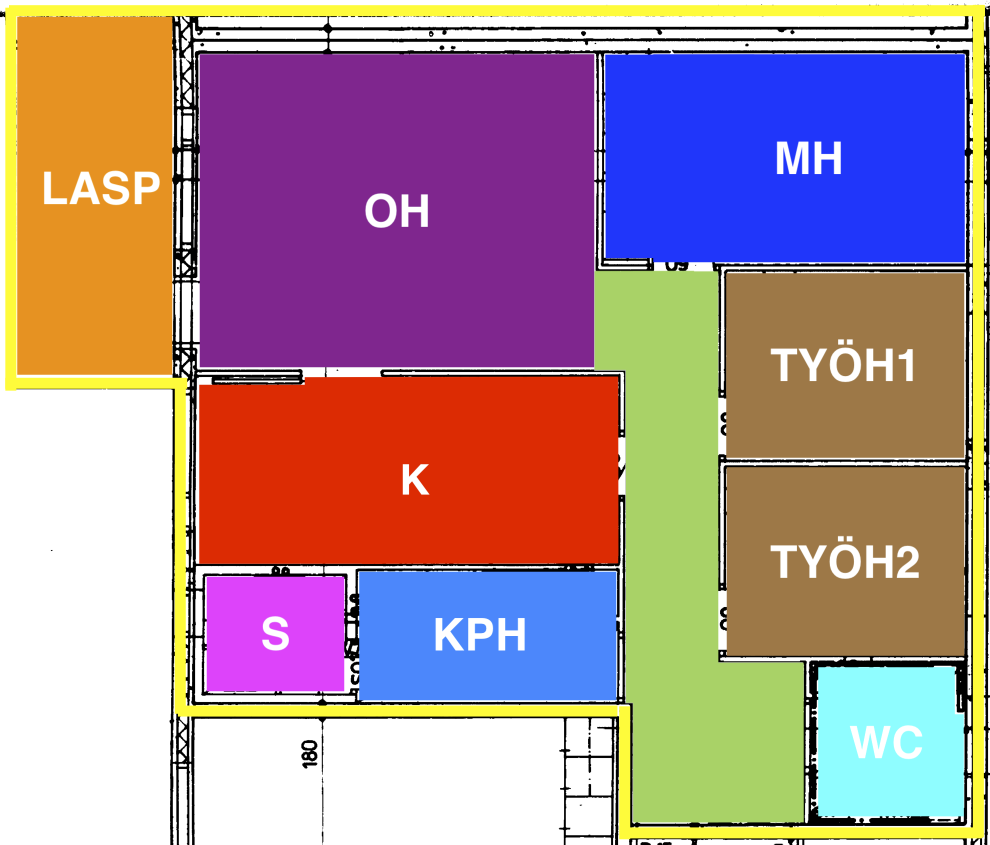
#> input picture outputs/floorplan-scanned-apartment-room-names_processed.png, 1980 x 1689 px (shown at 1/2 size)
$ python measure_180.py
#> lines starting #> are read from the running program, lines starting #| are printed output that depends on the picture; after the words box and inside, x2 and y2 are one past the last pixel; in counts of white or black regions, pixels touching at a corner belong together
#!/usr/bin/env python3
"""Measure the '180' dimension to determine scale."""

import cv2
import numpy as np


def analyze_hallway_dimension(image_path: str) -> float:
    """Analyze the hallway dimension marked as '180'.

    By visual inspection of the floor plan:
    - The '180' text is located at the bottom of the apartment
    - It appears to mark a vertical dimension (height of a section)
    - Looking at the hallway (ET - green/yellow), the dimension seems to mark
      the distance between two horizontal wall lines

    Args:
        image_path: Path to the processed floor plan

    Returns:
        Estimated mm_per_pixel scale
    """
    img = cv2.imread(image_path)
    if img is None:
        raise ValueError(f"Could not load: {image_path}")

    h, w, _ = img.shape

    print("🔍 Analyzing the '180' dimension marking...")
    print(f"   Image size: {w}x{h} pixels")
    print()

    # The "180" text is in the bottom portion of the image
    # Let's analyze the bottom 15% where the hallway (yellow/green) is

    # Extract the hallway color (green/yellow) to find its extent
    # Hallway color from our segmentation: (169, 210, 103) RGB = (103, 210, 169) BGR
    hallway_bgr = np.array([103, 210, 169])

    # Create mask for hallway
    lower = hallway_bgr - 30
    upper = hallway_bgr + 30
    hallway_mask = cv2.inRange(img, lower, upper)

    print("   Searching for hallway (ET) region...")

    # Find hallway contours
    contours, _ = cv2.findContours(hallway_mask, cv2.RETR_EXTERNAL, cv2.CHAIN_APPROX_SIMPLE)

    if not contours:
        print("   ❌ Could not find hallway region")
        return 0.0

    # Get the largest hallway region
    hallway_contour = max(contours, key=cv2.contourArea)
    x, y, hc_w, hc_h = cv2.boundingRect(hallway_contour)

    print(f"   Hallway bounding box: x={x}, y={y}, w={hc_w}, h={hc_h}")
    print()

    # The "180" marking appears to refer to a horizontal distance
    # Looking at the floor plan, it seems to mark the width of a corridor section
    # Let's analyze the left side of the hallway

    # Looking at the image, the "180" appears to be marking the vertical height
    # of the hallway in the bottom-left section

    # Measure the vertical extent of the hallway in its leftmost section
    # (where the "180" text is located)

    left_section = hallway_mask[:, x : x + int(hc_w * 0.3)]  # Left 30% of hallway

    # Find the vertical extent in the left section
    vertical_profile = np.sum(left_section, axis=1)
    hallway_rows = np.where(vertical_profile > 0)[0]

    if len(hallway_rows) > 0:
        min_row = hallway_rows[0]
        max_row = hallway_rows[-1]
        vertical_span = max_row - min_row

        print(f"   Hallway vertical span (left section): {vertical_span} pixels")
        print(f"   From row {min_row} to row {max_row}")
        print()

        # The "180" likely refers to 1800mm (standard corridor width)
        assumed_distance_mm = 1800.0

        mm_per_pixel = assumed_distance_mm / vertical_span

        print(f"   If this {vertical_span} pixels = {assumed_distance_mm}mm (180cm)")
        print(f"   Then scale = {mm_per_pixel:.4f} mm/pixel")
        print()

        # Validate this makes sense
        # Total image width should be a reasonable apartment width
        total_width_mm = w * mm_per_pixel
        total_height_mm = h * mm_per_pixel

        print(f"   Validation:")
        print(f"   - Total apartment width: {total_width_mm/1000:.2f} m")
        print(f"   - Total apartment height: {total_height_mm/1000:.2f} m")
        print()

        # Estimate total area
        # We know the pixel area sum is ~2,111,600 pixels (from 498m² at 15.38mm/px)
        current_scale = 15.3846
        current_total_px = 498.0 / ((current_scale / 1000) ** 2)

        new_total_area = current_total_px * ((mm_per_pixel / 1000) ** 2)

        print(f"   Estimated total area: {new_total_area:.2f} m²")
        print()

        # Check if this is reasonable (70-90 m² expected)
        if 60 < new_total_area < 120:
            print("   ✅ This scale seems reasonable!")
        else:
            print(f"   ⚠️  This scale gives {new_total_area:.0f}m², which may be outside expected range")

        return mm_per_pixel

    return 0.0


def try_wall_thickness_method(image_path: str) -> float:
    """Measure wall thickness as a reference.

    Finnish walls are typically 150-200mm thick.

    Args:
        image_path: Path to the image

    Returns:
        Estimated mm_per_pixel scale
    """
    img = cv2.imread(image_path)
    gray = cv2.cvtColor(img, cv2.COLOR_BGR2GRAY)

    print("🧱 Analyzing wall thickness...")
    print()

    # Detect walls (dark lines)
    _, binary = cv2.threshold(gray, 200, 255, cv2.THRESH_BINARY_INV)

    # Clean up
    kernel = np.ones((3, 3), np.uint8)
    binary = cv2.morphologyEx(binary, cv2.MORPH_CLOSE, kernel)

    # Find vertical lines (walls)
    vertical_kernel = cv2.getStructuringElement(cv2.MORPH_RECT, (1, 20))
    vertical_lines = cv2.morphologyEx(binary, cv2.MORPH_OPEN, vertical_kernel, iterations=2)

    # Find horizontal lines (walls)
    horizontal_kernel = cv2.getStructuringElement(cv2.MORPH_RECT, (20, 1))
    horizontal_lines = cv2.morphologyEx(binary, cv2.MORPH_OPEN, horizontal_kernel, iterations=2)

    # Measure thickness of a few walls
    # Sample from middle section to avoid edges
    h, w = gray.shape
    mid_h = h // 2
    mid_w = w // 2

    # Look at a horizontal slice to measure vertical wall thickness
    slice_h = vertical_lines[mid_h, :]

    # Find transitions (edges of walls)
    transitions = np.diff(slice_h)
    wall_starts = np.where(transitions > 200)[0]
    wall_ends = np.where(transitions < -200)[0]

    if len(wall_starts) > 0 and len(wall_ends) > 0:
        thicknesses = []
        for start in wall_starts[:5]:  # Check first 5 walls
            # Find corresponding end
            matching_ends = wall_ends[wall_ends > start]
            if len(matching_ends) > 0:
                thickness = matching_ends[0] - start
                if 3 < thickness < 30:  # Reasonable wall thickness in pixels
                    thicknesses.append(thickness)

        if thicknesses:
            avg_thickness = np.mean(thicknesses)
            print(f"   Average wall thickness: {avg_thickness:.1f} pixels")

            # Assume 150mm wall thickness (conservative estimate)
            assumed_thickness_mm = 150.0

            mm_per_pixel = assumed_thickness_mm / avg_thickness

            print(f"   If {avg_thickness:.1f} pixels = {assumed_thickness_mm}mm")
            print(f"   Then scale = {mm_per_pixel:.4f} mm/pixel")
            print()

            return mm_per_pixel

    print("   ⚠️  Could not reliably measure wall thickness")
    return 0.0


def main():
    """Main function."""
    import sys

    image_path = sys.argv[1] if len(sys.argv) > 1 else "outputs/floorplan-scanned-apartment-room-names_processed.png"

    print("\n" + "=" * 70)
    print("  MEASURING '180' DIMENSION FOR SCALE CALIBRATION")
    print("=" * 70)
    print()

    # Method 1: Analyze hallway dimension
    scale_hallway = analyze_hallway_dimension(image_path)
#> in analyze_hallway_dimension, img is the input picture: shape (1689, 1980, 3); mean B, G, R 146.6, 139.8, 171.2
#|    Image size: 1980x1689 pixels
#> in analyze_hallway_dimension, `hallway_mask = cv2.inRange(img, lower, upper)`:
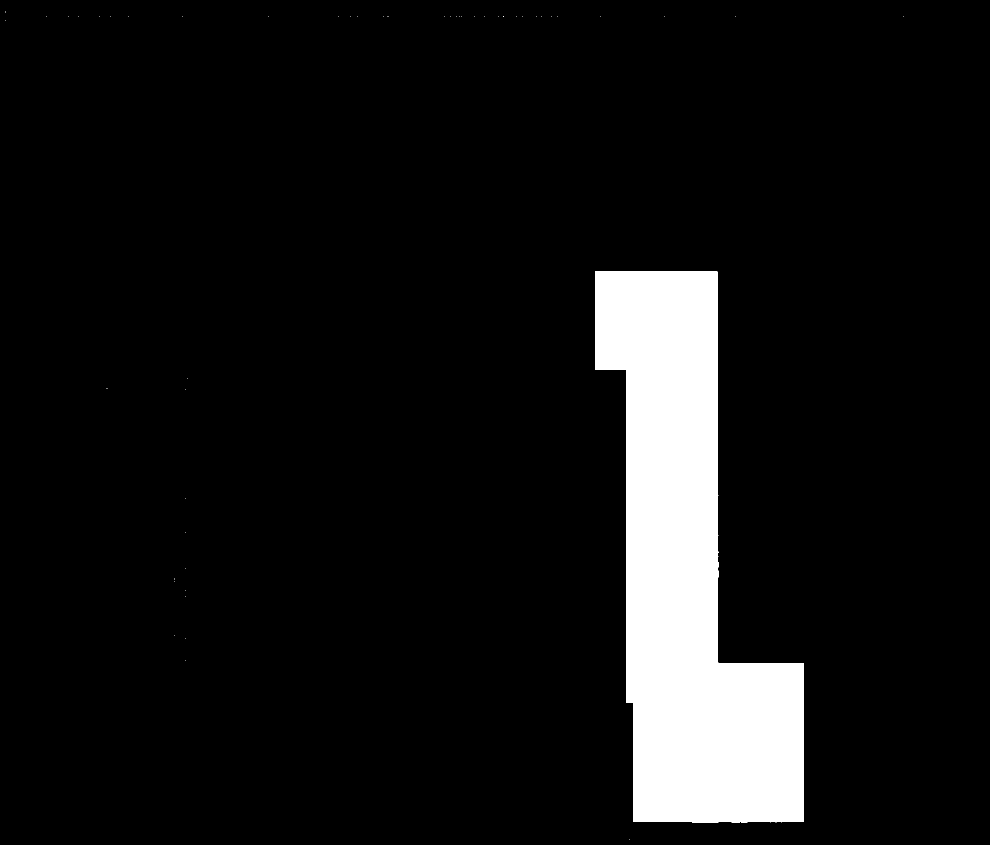
#> hallway_mask: shape (1689, 1980) (shown at 1/2 size); 8% white; 50 white regions (49 under 20 px)
#> in analyze_hallway_dimension, `contours, _ = cv2.findContours(hallway_mask, cv2.RETR_EXTERNAL, cv2.CH..`: contours = 50 contours, 49 with area under 20; largest, box (x1, y1, x2, y2) and area: (1190, 542, 1607, 1645) 264338
#> in analyze_hallway_dimension, `hallway_contour = max(contours, key=cv2.contourArea)`: hallway_contour = contour of 91 points, box (x1, y1, x2, y2) (1190, 542, 1607, 1645), area 264338
#> in analyze_hallway_dimension, `x, y, hc_w, hc_h = cv2.boundingRect(hallway_contour)`: x = 1190; y = 542; hc_w = 417; hc_h = 1103
#|    Hallway bounding box: x=1190, y=542, w=417, h=1103
#> in analyze_hallway_dimension, `left_section = hallway_mask[:, x : x + int(hc_w * 0.3)]`:
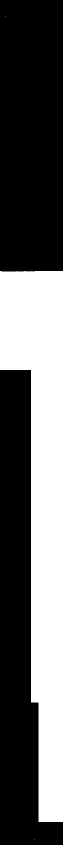
#> left_section: shape (1689, 125) (shown at 1/2 size); 37% white; 3 white regions (2 under 20 px), largest, box (x1, y1, x2, y2) and area: (0, 542, 125, 1644) 78063
#> in analyze_hallway_dimension, `vertical_profile = np.sum(left_section, axis=1)`: vertical_profile = 1689 values, max 31875 at index 543, min 0 at index 0, mean 11786
#> in analyze_hallway_dimension, `hallway_rows = np.where(vertical_profile > 0)[0]`: hallway_rows = 1104 values from 32 to 1678
#> in analyze_hallway_dimension, `min_row = hallway_rows[0]`: min_row = 32
#> in analyze_hallway_dimension, `max_row = hallway_rows[-1]`: max_row = 1678
#> in analyze_hallway_dimension, `vertical_span = max_row - min_row`: vertical_span = 1646
#|    Hallway vertical span (left section): 1646 pixels
#|    From row 32 to row 1678
#> in analyze_hallway_dimension, `mm_per_pixel = assumed_distance_mm / vertical_span`: mm_per_pixel = 1.09
#|    If this 1646 pixels = 1800.0mm (180cm)
#|    Then scale = 1.0936 mm/pixel
#> in analyze_hallway_dimension, `total_width_mm = w * mm_per_pixel`: total_width_mm = 2165.2
#> in analyze_hallway_dimension, `total_height_mm = h * mm_per_pixel`: total_height_mm = 1847
#|    - Total apartment width: 2.17 m
#|    - Total apartment height: 1.85 m
#> in analyze_hallway_dimension, `new_total_area = current_total_px * ((mm_per_pixel / 1000) ** 2)`: new_total_area = 2.52
#|    Estimated total area: 2.52 m²
#|    ⚠️  This scale gives 3m², which may be outside expected range
#> scale_hallway = 1.09

    print("\n" + "-" * 70)
    print()

    # Method 2: Analyze wall thickness
    scale_wall = try_wall_thickness_method(image_path)
#> in try_wall_thickness_method, `gray = cv2.cvtColor(img, cv2.COLOR_BGR2GRAY)`:
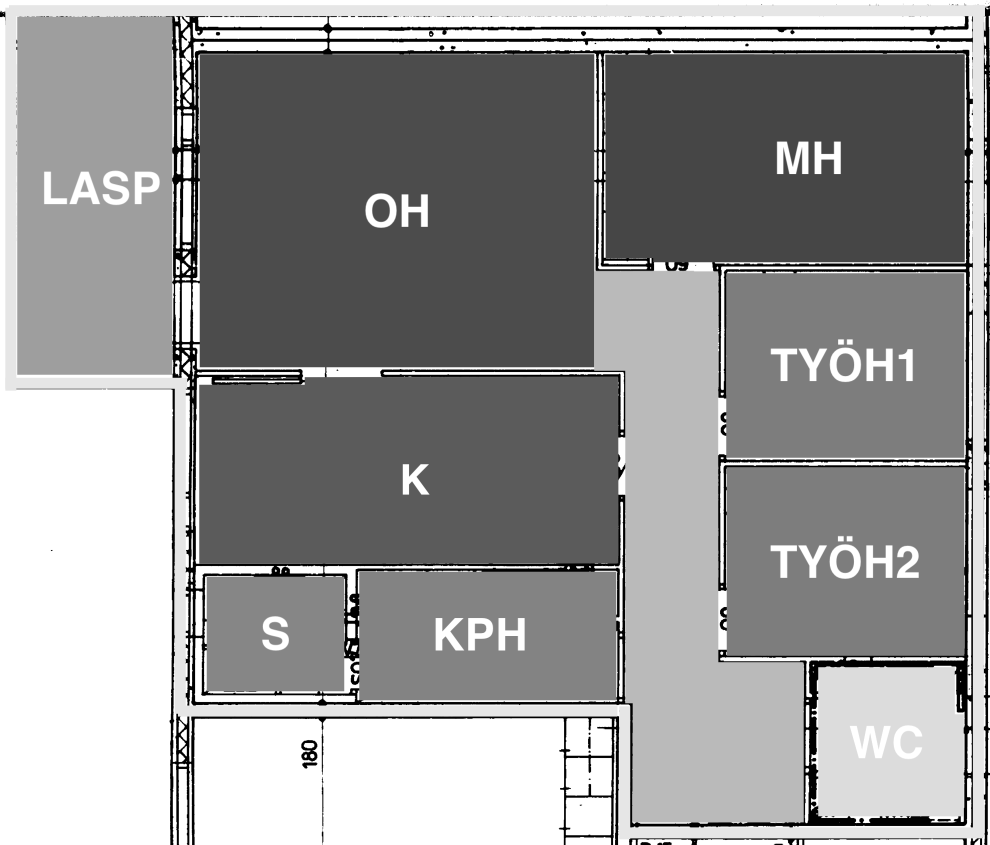
#> gray: shape (1689, 1980) (shown at 1/2 size); min 0, max 255, mean 149.9
#> in try_wall_thickness_method, `_, binary = cv2.threshold(gray, 200, 255, cv2.THRESH_BINARY_INV)`: binary: shape (1689, 1980); 68.9% white; 404 black regions (158 under 20 px), largest, box (x1, y1, x2, y2) and area: (0, 0, 1980, 1689) 587053, (388, 1437, 1128, 1689) 183386, (1622, 1332, 1929, 1646) 87737
#> in try_wall_thickness_method, `binary = cv2.morphologyEx(binary, cv2.MORPH_CLOSE, kernel)`:
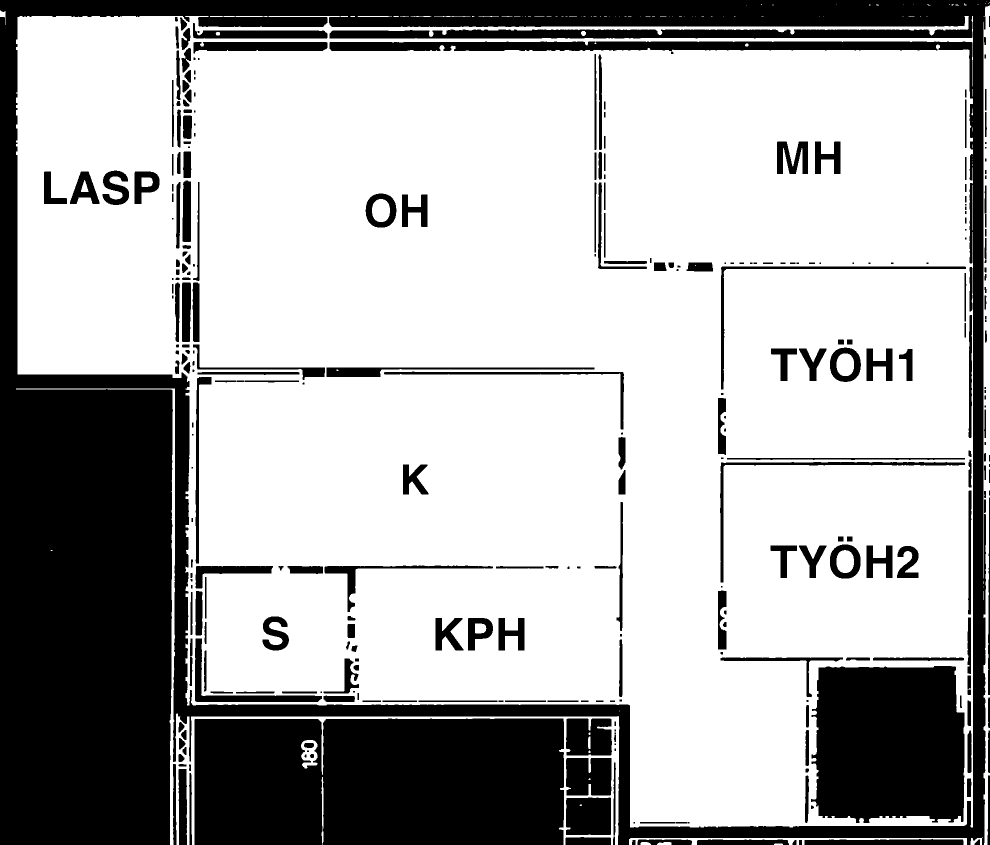
#> binary: shape (1689, 1980) (shown at 1/2 size); 69.3% white; 318 black regions (55 under 20 px), largest, box (x1, y1, x2, y2) and area: (0, 0, 1980, 1689) 585524, (389, 1437, 1128, 1689) 183315, (1622, 1332, 1929, 1646) 87555
#> in try_wall_thickness_method, `vertical_lines = cv2.morphologyEx(binary, cv2.MORPH_OPEN, vertical_ker..`:
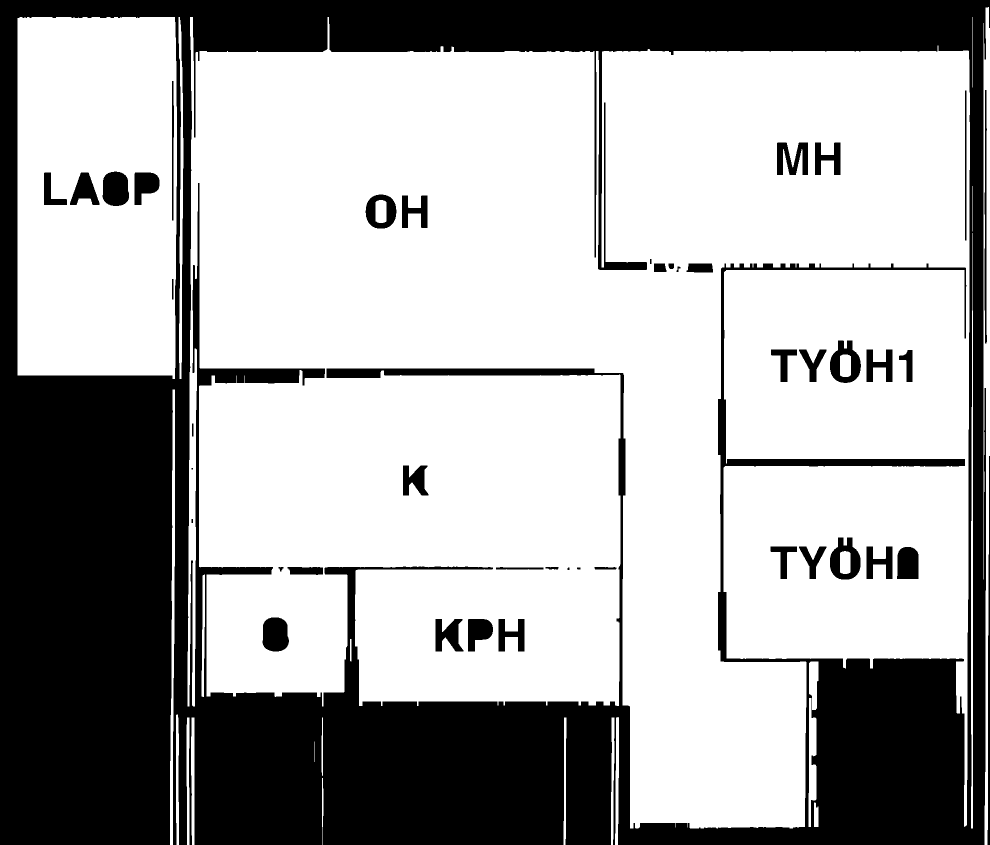
#> vertical_lines: shape (1689, 1980) (shown at 1/2 size); 66.8% white; 44 black regions (2 under 20 px), largest, box (x1, y1, x2, y2) and area: (0, 0, 1980, 1689) 1052702, (205, 343, 258, 412) 3100, (525, 1235, 578, 1303) 3051
#> in try_wall_thickness_method, `horizontal_lines = cv2.morphologyEx(binary, cv2.MORPH_OPEN, horizontal..`:
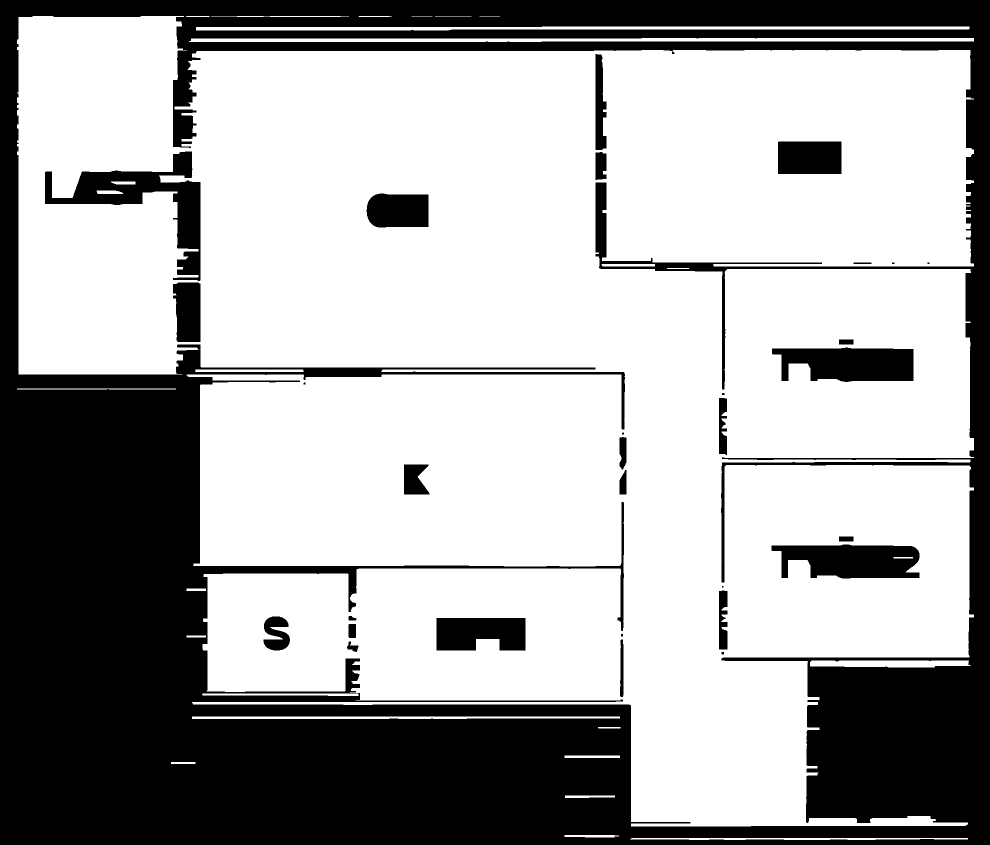
#> horizontal_lines: shape (1689, 1980) (shown at 1/2 size); 65.8% white; 32 black regions (5 under 20 px), largest, box (x1, y1, x2, y2) and area: (0, 0, 1980, 1689) 1040995, (90, 303, 401, 562) 22049, (1543, 1089, 1839, 1157) 15825
#> in try_wall_thickness_method, `slice_h = vertical_lines[mid_h, :]`: slice_h = 1980 values, max 255 at index 345, min 0 at index 0, mean 199.5
#> in try_wall_thickness_method, `transitions = np.diff(slice_h)`: transitions = 1979 values, max 255 at index 344, min 0 at index 0, mean 1.03
#> in try_wall_thickness_method, `wall_starts = np.where(transitions > 200)[0]`: wall_starts = [344, 378, 397, 1246, 1451, 1942, 1966, 1971]
#> in try_wall_thickness_method, `wall_ends = np.where(transitions < -200)[0]`: wall_ends = empty array

    print("\n" + "=" * 70)
    print("  SUMMARY")
    print("=" * 70)
    print()

    if scale_hallway > 0:
        print(f"✓ Hallway method: {scale_hallway:.4f} mm/pixel")
#| ✓ Hallway method: 1.0936 mm/pixel

    if scale_wall > 0:
        print(f"✓ Wall thickness method: {scale_wall:.4f} mm/pixel")

    if scale_hallway > 0 and scale_wall > 0:
        avg_scale = (scale_hallway + scale_wall) / 2
        print()
        print(f"📊 Average: {avg_scale:.4f} mm/pixel")

    print()


if __name__ == "__main__":
    main()
